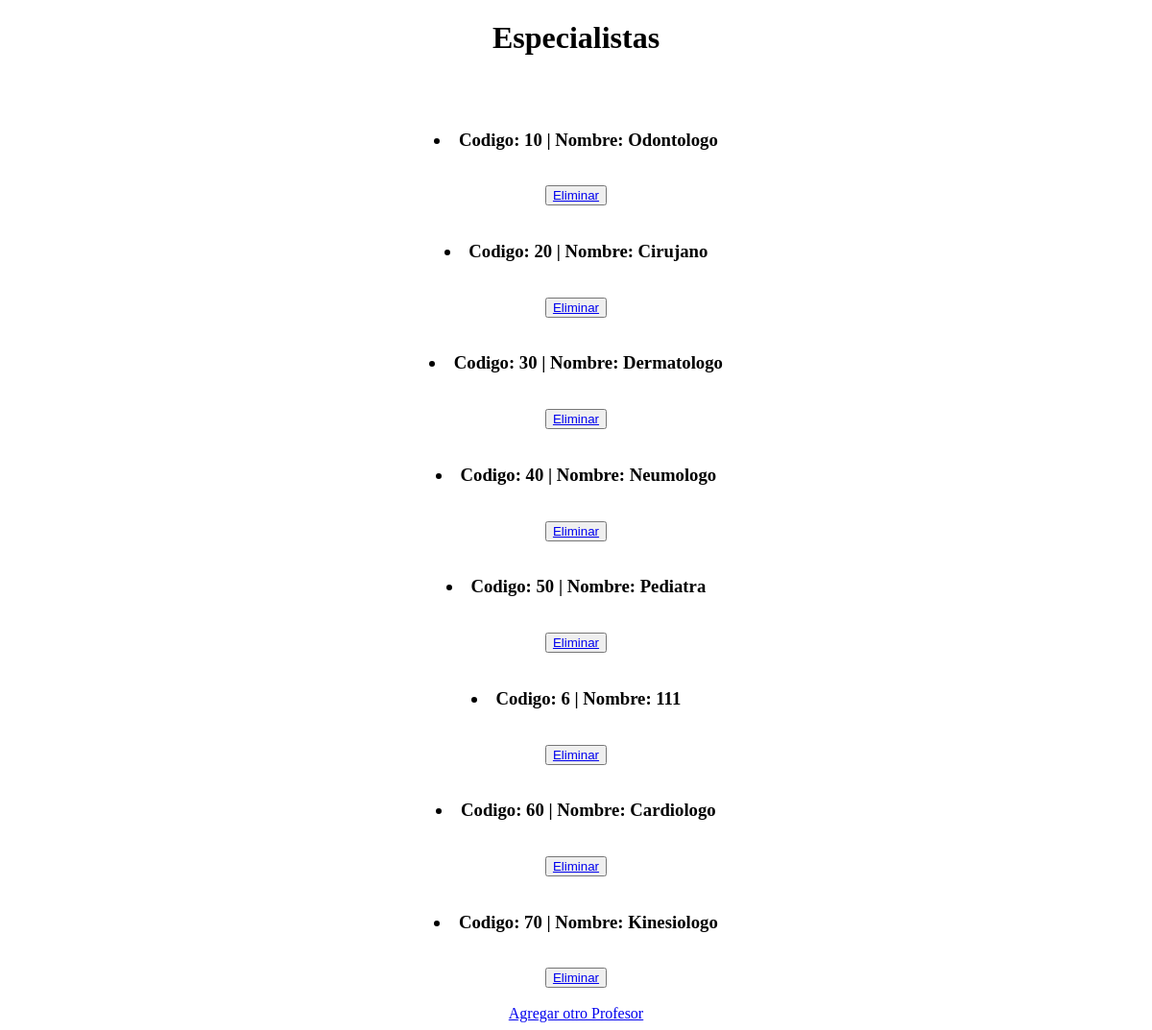
The app's page /app/leer_especialista/, older data.
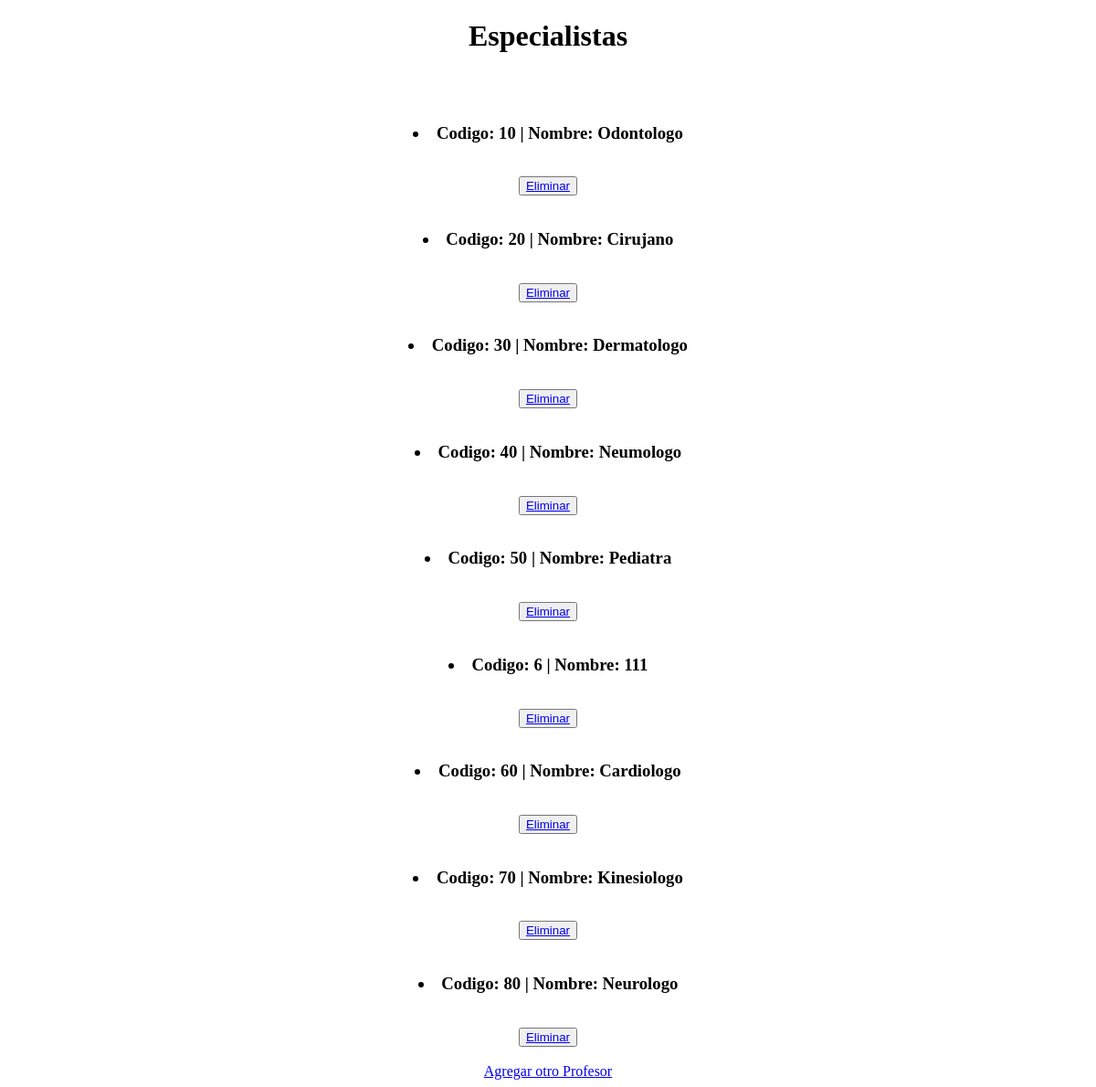
The same page, newer data.
### app/models.py (models this page shows)
class Especialistas(models.Model):
    nombre = models.CharField(max_length=40)
    codigo = models.IntegerField()
    def __str__(self):
        return f"Codigo: {self.codigo} | Nombre: {self.nombre}"

### app/views.py (the view)
# urls.py: path('leer_especialista/',views.leerEspecialista, name='leer_especialista'),
def leerEspecialista(request):
      esp = Especialistas.objects.all() #trae todos los profesionales
      contexto= {"Especialistas":esp}
      return render(request, 'appt/leer_especialista.html',contexto)

### app/templates/appt/leer_especialista.html (shortened to what this page needs)
<!DOCTYPE html>
<html lang="en">
<head>
</head>
<body  align="center" >
    <h1>Especialistas</h1>
    <br>
    {% for p in  Especialistas %}
            <br>
            <h3><li>{{p}}</li></h3>
            <br>
            <button>
                <a href="{% url 'Eliminarespecialista' p.nombre %}"> Eliminar</a>
            </button>
            <br>
        {% endfor %}
        <br>
        <a href="{% url 'EspecialitaForm' %}">Agregar otro Profesor</a>
</body>
</html>

Row changes from the older to the newer data that the page shows:
added Especialistas: codigo+nombre "Codigo: 80 | Nombre: Neurologo"
